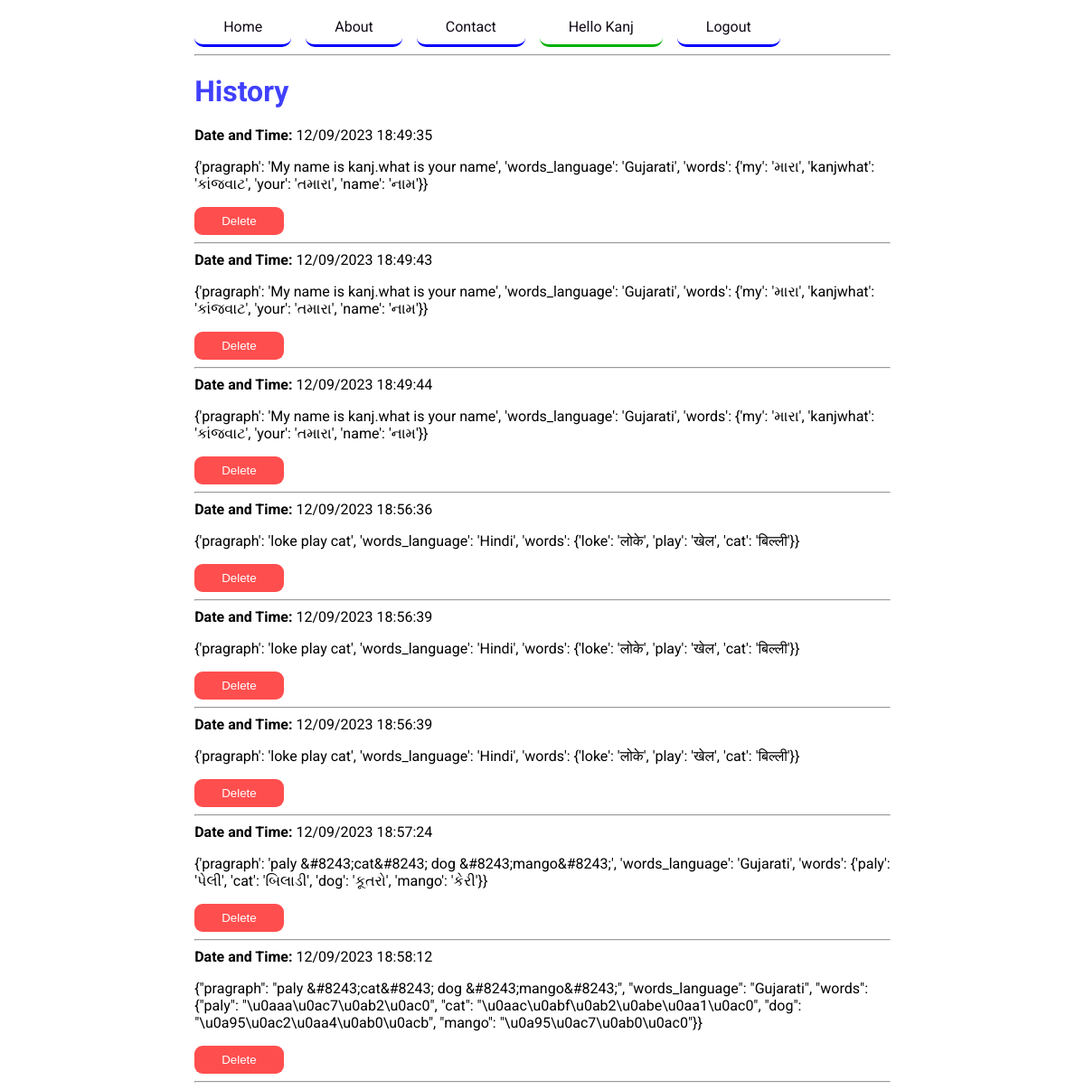
Page /history/history (signed in) on the earlier database version.
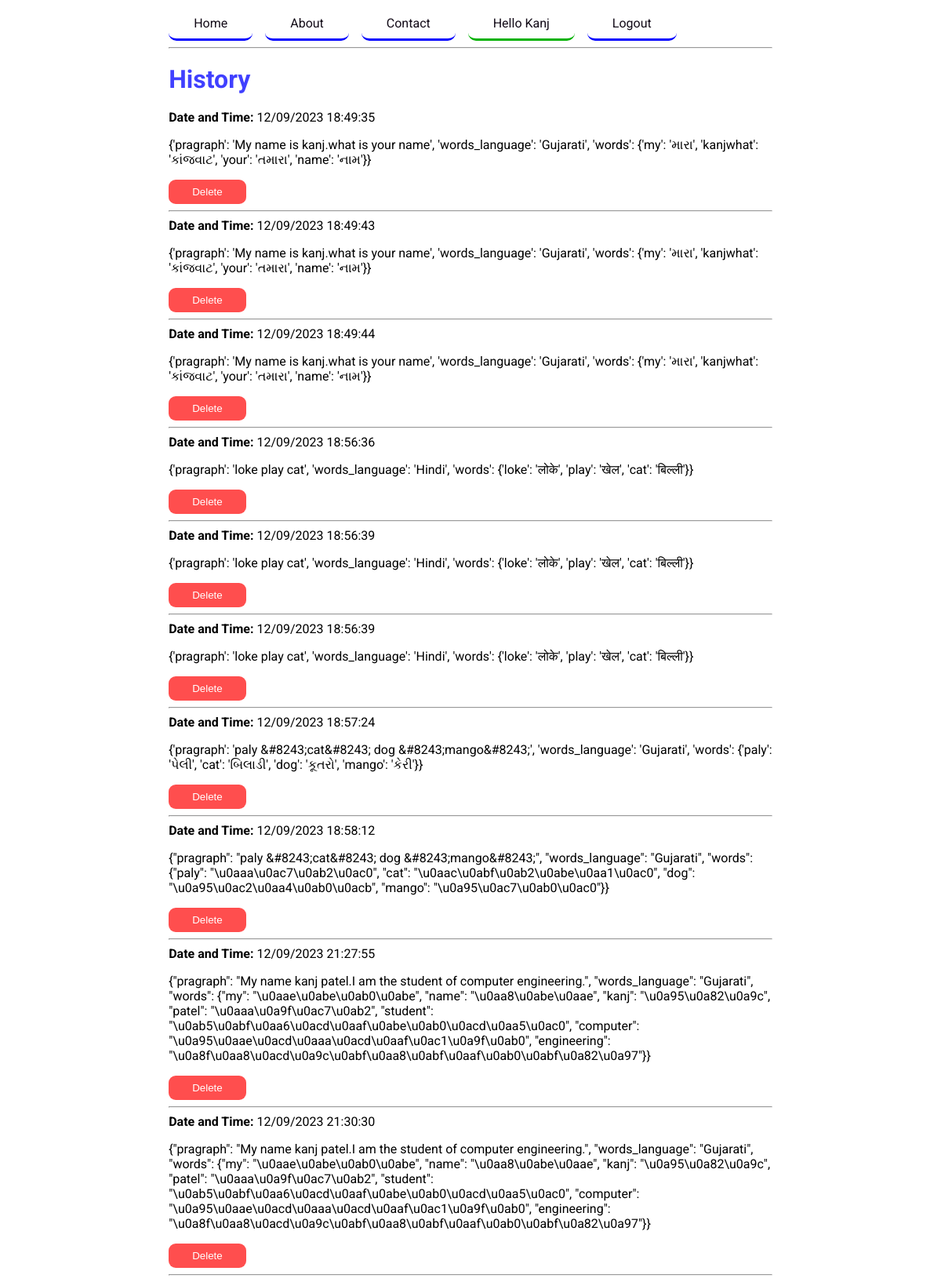
Same page on the later database version.
### Translate/models.py (models this page shows)
class UserData(models.Model):
    user_id = models.CharField(max_length=10)
    user_data = models.TextField()
    dateandtime = models.CharField(max_length=30)

### HistoryDisp/views.py (the view)
# urls.py: path('history', views.history, name="history"),
def history(request):
    if request.user.is_authenticated:
        try:
            ud = UserData.objects.filter(user_id = request.user.id)
            return render(request, "history/history.html", {"ud": ud, "active_history":"active"})
        except:
            return HttpResponse('<h1 style="color:red;">Somthing Error</h1>')
    else:
        return HttpResponse('<h1 style="color:red;">Somthing Error</h1>')

### templates/history/history.html (shortened to what this page needs)
{% load static %}
<!DOCTYPE html>
<html lang="en">
<head>
    <link rel="stylesheet" href="{% static 'home.css'%}">
    <link rel="stylesheet" href="{% static 'cssforHistory.css'%}">
</head>
<body onload="disp()">
    <div class="cont">
        <ul class="navbar">
            <li class=""><a href="/">Home</a></li>
            <li class=""><a href="/about">About</a></li>
            <li class=""><a href="/contact">Contact</a></li>
            <li class="" style="border-color: rgb(0, 177, 0);"><a href="/account/myprofile">Hello
                    {{user.first_name}}</a></li>
            <li class=""><a href="/account/login">Logout</a></li>
        </ul>
        <hr>
        <div>
            <h1 class="heading2">History</h1>
            {% if ud %}
            {% for d in ud %}
            <b>Date and Time: </b>{{d.dateandtime}}
            <br>
            <p>
                {{d.user_data}}
            </p>
            <form action="/history/delete_histry" method="post" onclick="return confirm('Sure to delete?')">
                <button type="submit" class="deleteBut">Delete</button>
            </form>
            <hr>
            {% endfor %}
            {% else %}
            <hr>
            <h2 class="red">Empty!</h2>
            {% endif %}
        </div>
    </div>
</body>
</html>

### static/home.css (style rules this page uses)
body { font-family: 'Roboto', sans-serif; }
.heading2 { color: black; font-weight: bolder; display: block; margin: 0px; padding: 0px; color: rgb(64, 64, 255); margin: 20px 0em; }
.navbar { padding: 0px; margin: 0px; }
.navbar li { list-style: none; padding: 10px; padding: 10px 2em; border-bottom: 3px solid blue; border-radius: 10px; display: inline-block; margin-top: 2px; box-sizing: border-box; margin-right: 12px; }
.navbar li a { text-decoration: none; color: rgb(18, 10, 23); }
.cont { width: 75%; margin: auto; }
@media screen and (min-width: 768px) { .cont { width: 65%; } }

### static/cssforHistory.css (style rules this page uses)
.deleteBut { background-color: rgba(255, 0, 0, 0.696); padding: 8px 30px; border: 0px; color: white; border-radius: 9px; }

Differences in the rows shown:
added UserData: dateandtime "12/09/2023 21:27:55", user_data "{\"pragraph\": \"My name kanj patel.I am the student of computer engineering.\", \"words_language\": \"Gujarati\", \"words\": {\"my\": \"\\u0aae\\u0abe\\u0ab0\\u0abe\", \"name\": \"\\u0aa8\\u0abe\\u0aae\", \"kanj\": \"\\u0a95\\u0a82\\u0a9c\", \"patel\": \"\\u0aaa\\u0a9f\\u0ac7\\u0ab2\", \"student\": \"\\u0ab5\\u0abf\\u0aa6\\u0acd\\u0aaf\\u0abe\\u0ab0\\u0acd\\u0aa5\\u0ac0\", \"computer\": \"\\u0a95\\u0aae\\u0acd\\u0aaa\\u0acd\\u0aaf\\u0ac1\\u0a9f\\u0ab0\", \"engineering\": \"\\u0a8f\\u0aa8\\u0acd\\u0a9c\\u0abf\\u0aa8\\u0abf\\u0aaf\\u0ab0\\u0abf\\u0a82\\u0a97\"}}"
added UserData: dateandtime "12/09/2023 21:30:30", user_data "{\"pragraph\": \"My name kanj patel.I am the student of computer engineering.\", \"words_language\": \"Gujarati\", \"words\": {\"my\": \"\\u0aae\\u0abe\\u0ab0\\u0abe\", \"name\": \"\\u0aa8\\u0abe\\u0aae\", \"kanj\": \"\\u0a95\\u0a82\\u0a9c\", \"patel\": \"\\u0aaa\\u0a9f\\u0ac7\\u0ab2\", \"student\": \"\\u0ab5\\u0abf\\u0aa6\\u0acd\\u0aaf\\u0abe\\u0ab0\\u0acd\\u0aa5\\u0ac0\", \"computer\": \"\\u0a95\\u0aae\\u0acd\\u0aaa\\u0acd\\u0aaf\\u0ac1\\u0a9f\\u0ab0\", \"engineering\": \"\\u0a8f\\u0aa8\\u0acd\\u0a9c\\u0abf\\u0aa8\\u0abf\\u0aaf\\u0ab0\\u0abf\\u0a82\\u0a97\"}}"
